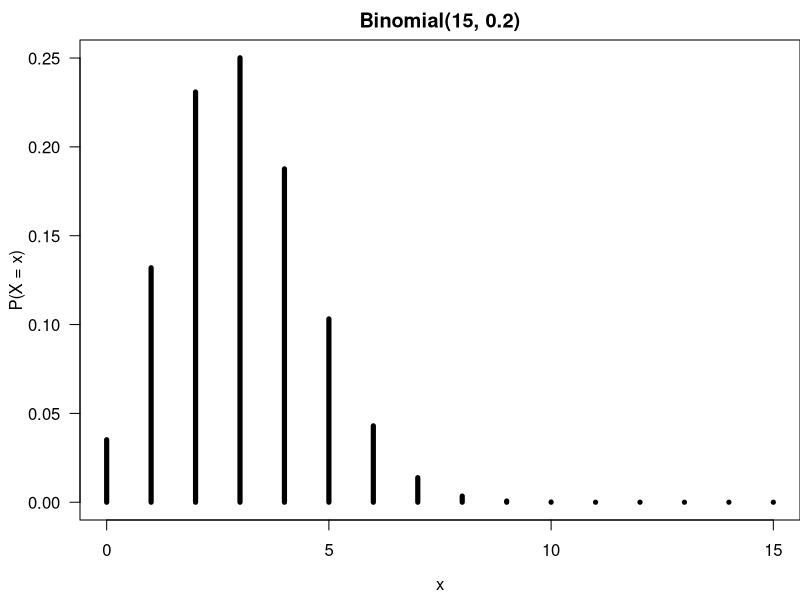
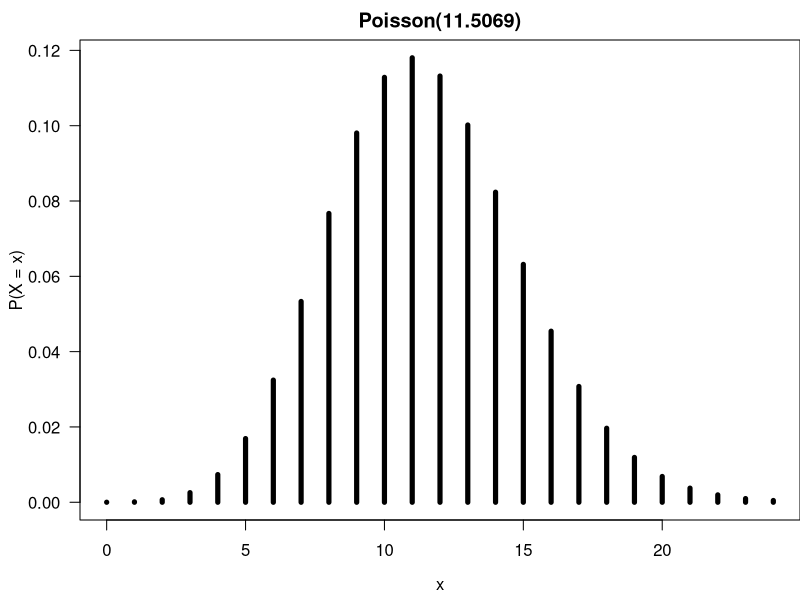

These figures' R source, in order:


## ----binomial_r_1------------------------------------------------------------------------------
## 1. P(X = 6)
dbinom(x = 6, size = 15, prob = 0.2) 
## 2. P(X >= 6) = 1 - P(X <= 5)
1 - pbinom(q = 5, size = 15, prob = 0.2) 


## ----binomial_r_2------------------------------------------------------------------------------
## 2. P(X >= 6) = P(X > 5)
pbinom(q = 5, size = 15, prob = 0.2, 
       lower.tail = FALSE)  
## 3. P(X = 0)
dbinom(x = 0, size = 15, prob = 0.2) 


## ----binomial_plot, echo = -1, out.width="67%"-------------------------------------------------
par(mar = c(4, 4, 2, 0), mgp = c(2.7, 1, 0), las = 1)
plot(x = 0:15, y = dbinom(0:15, size = 15, prob = 0.2), type = 'h', xlab = "x", 
     ylab = "P(X = x)", lwd = 5, main = "Binomial(15, 0.2)")


## ----poisson_r_1-------------------------------------------------------------------------------
(mu <- 4200 / 365)
## P(X = 10)
dpois(x = 10, lambda = mu)  


## ----poisson_r_2-------------------------------------------------------------------------------
## P(X > 10) = 1 - P(X <= 10)
1 - ppois(q = 10, lambda = mu)  
## P(X > 10)
ppois(q = 10, lambda = mu, 
      lower.tail = FALSE) 


## ----poisson_plot, out.width="60%"-------------------------------------------------------------
plot(0:24, dpois(0:24, lambda = mu), type = 'h', lwd = 5, 
     ylab = "P(X = x)", xlab = "x", main = "Poisson(11.5069)")



## ----------------------------------------------------------------------------------------------
pnorm(1, mean = 0, sd = 1)
pnorm(1300, mean = 1100, sd = 200)



## ----------------------------------------------------------------------------------------------
1 - pnorm(0.45)



## ----------------------------------------------------------------------------------------------
(z_95 <- qnorm(0.95))


## ----------------------------------------------------------------------------------------------
(x_95 <- 1100 + z_95 * 200)


